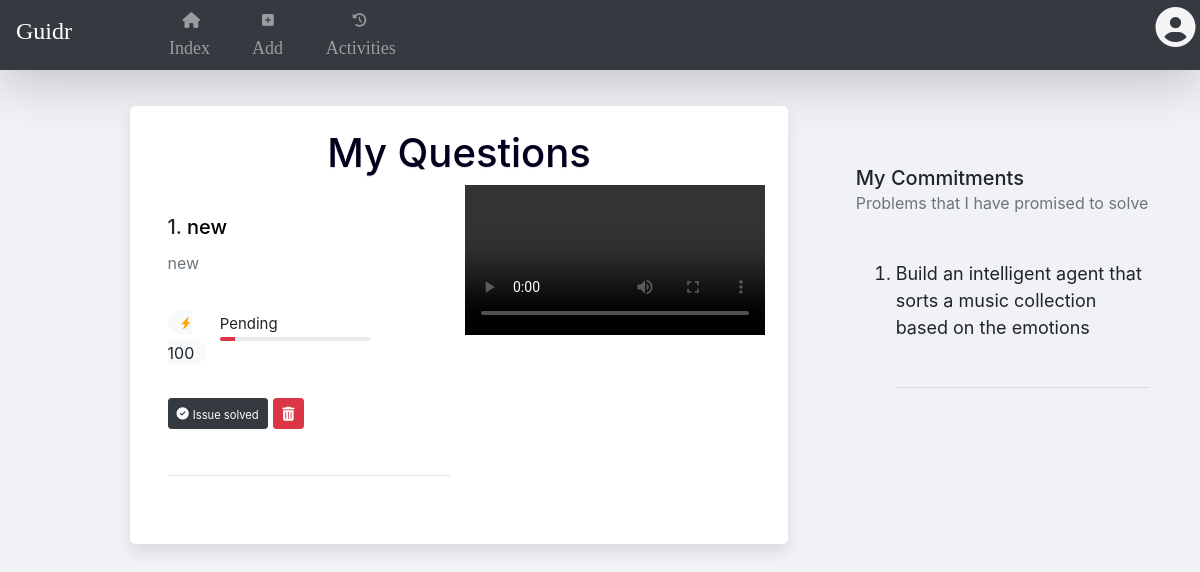
Before: /history (signed in) with the older database file.
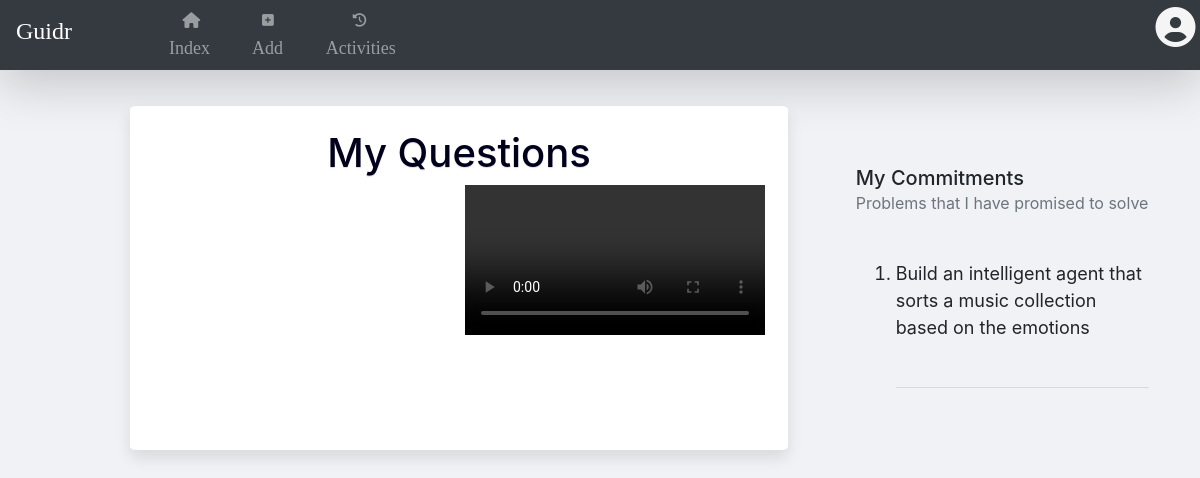
After: the same page with the newer database file.
### app.py (models this page shows)
class Question(db.Model):
    id = db.Column(db.Integer, primary_key=True)
    question = db.Column(db.String(50))
    shortdescription = db.Column(db.String(200))
    detaileddescription = db.Column(db.String(200))
    pay = db.Column(db.Integer)
    tags=db.Column(db.String(50))
    status = db.Column(db.Integer, default='Pending')
    askedby_id = db.Column(db.Integer, db.ForeignKey('user.id'))
    askedby_name = db.Column(db.String(200))
    askedby_img = db.Column(db.String(200))

### app.py (the view)
@app.route('/history')
def history():
    user_id = session['user']
    askedByme = Assigned.query.filter_by(createdbyId=user_id).all()
    toBeDoneByMe = Assigned.query.filter_by(assignedto_ID=user_id).all()
    myQuestion = Question.query.filter_by(askedby_id=user_id).all()
    print(myQuestion)
    return render_template('history.html', askedByme=askedByme, toBeDoneByMe=toBeDoneByMe, myQuestion=myQuestion,
                           user_id=user_id)

### templates/history.html (shortened to what this page needs)
{% extends "layout.html"%}
{% block content%}
<div class="container-fluid">
    <div class="row">
        <div class="col-1"></div>
        <div class="col-7"
             style="box-shadow: 0 8px 16px rgba(0, 0, 0, .1); background:#fff; padding:2%; border-radius:1%">
            <div class="row">
                <div class="col-12">
                    <h1 class="text-color text-center">My Questions</h1>
                    <video controls autoplay="autoplay" loop width="300"
                           style="float:right; padding-right:0 !important">
                        <source src="https://global-uploads.webflow.com/5bcb46130508ef456a7b2930/5d06154c6a9360b7a49538b6_drawkit-grape-pack-illustration-8-transcode.mp4">
                    </video>
                    {% for i in myQuestion %}
                    <div class="row">
                        <div class="col-12">
                            <br>
                            <h5>{{ loop.index }}.
                                <a href="{{ url_for('ParticularQuestion', questionid=i.id, user=True) }}"
                                   style="color:black !important"> {{ i.question }} </a>
                            </h5>
                            <small class="text-muted">{{i.shortdescription }}</small> <br><br>
                            <div class="row">
                                <div class="col-2">
                                <span class="badge--sm badge-light badge-pill">
                        <svg width="0.6em" height="0.6em" viewBox="0 0 16 16" class="bi bi-lightning-fill" fill="orange"
                             xmlns="http://www.w3.org/2000/svg">
            <path fill-rule="evenodd"
                  d="M11.251.068a.5.5 0 0 1 .227.58L9.677 6.5H13a.5.5 0 0 1 .364.843l-8 8.5a.5.5 0 0 1-.842-.49L6.323 9.5H3a.5.5 0 0 1-.364-.843l8-8.5a.5.5 0 0 1 .615-.09z"/>
                </svg><small>{{i.pay}}</small></span><br>
                                </div>
                                <div class="col-2">
                                    <span style="font-size:15px">{{i.status}}</span>
                                    {%if i.status=='Pending'%}
                                    <div class="progress progress-xs margin-vertical-1"
                                         style="height:0.4em; width:150px">
                                        <div class="progress-bar bg-danger" style="width: 10%;"></div>
                                    </div>
                                    {% elif i.status=='Assigned' %}
                                    <div class="progress progress-xs margin-vertical-1"
                                         style="height:0.5em; width:150px">
                                        <div class="progress-bar bg-primary" style="width: 50%;"></div>
                                    </div>
                                    {% elif i.status=='Solved' %}
                                    <div class="progress progress-xs margin-vertical-1"
                                         style="height:0.5em; width:150px">
                                        <div class="progress-bar bg-success" style="width: 100%;"></div>
                                    </div>
                                    {% endif %}
                                </div>
                                <div class="col-7">
                                    <button type="submit" class="btn btn-dark btn-sm" value="{{ i.id }}">
                                        <a href="{{ url_for('DoubtSolved', id=i.id) }}" style="color:white !important">
                                            <small>Issue solved </small></a>
                                    </button>
                                    <button type="submit" class="btn btn-danger btn-sm" value="{{ i.id }}">
                                        <a href="{{ url_for('Delete', id=i.id) }}" style="color:white !important"><i
                                                class="fas fa-trash-alt"></i></a>
                                    </button>
                                </div>
                            </div>
                            <br>
                            <hr>
                        </div>
                    </div>
                    <br>
                    {% endfor %}
                </div>
            </div>
        </div>
        <div class="col-4 " style="padding-left:6%; ">
            <br><br>
            <h5>My Commitments
                <p class="text-muted"><small>Problems that I have promised to solve</small></p>
            </h5>
            <div>
                <ol>
                    <br>
                    <li style="font-size:18px">Build an intelligent agent that sorts a music collection based on the emotions </li>
                    <br>
                    <hr>
                    <br>
                </ol>
            </div>
        </div>
    </div>
</div>
{% endblock%}

### templates/layout.html (shortened to what this page needs)
<!DOCTYPE html>
<html lang="en">
<head>
    <link rel="stylesheet" href="/static/layout.css">
    <link rel="stylesheet" href="https://stackpath.bootstrapcdn.com/bootstrap/4.3.1/css/bootstrap.min.css"
>
</head>
<body>
<nav class="navbar navbar-expand-md bg-dark navbar-dark shadow-lg " style="font-family:calibri;">
    <a class="navbar-brand" href="#"><strong><h4>Guidr</h4></strong></a>&nbsp; &nbsp; &nbsp; &nbsp;
    <ul class="nav navbar-nav ">
        <li class="nav-item" style="font-size:18px">
            <a class="nav-link" href="/index">&nbsp; &nbsp; &nbsp;
                &nbsp;&nbsp; &nbsp; &nbsp; <i class="fas fa-home fa-sm"></i>&nbsp;<br>&nbsp; &nbsp; &nbsp;&nbsp;&nbsp;
                &nbsp; Index</a>
        </li>
        <li class="nav-item" style="font-size:18px">
            <a class="nav-link" href="/add">&nbsp; &nbsp; &nbsp; &nbsp; <i class="fas fa-plus-square fa-xs"></i>
                &nbsp;&nbsp; &nbsp; &nbsp;&nbsp;<br>&nbsp;&nbsp;&nbsp; &nbsp; Add</a>
        </li>
        <li class="nav-item" style="font-size:18px">
            <a class="nav-link" href="/history"> &nbsp; &nbsp;&nbsp; &nbsp;<i class="fas fa-history  fa-xs"></i>
                &nbsp; &nbsp;&nbsp;<br>Activities</a>
        </li>
        <div class="dropdown" style="float:right;transform:translateX(900%); z-index:10">
            <button type="button" class="btn  dropdown-toggle" data-toggle="dropdown">
                <i class="fas fa-user-circle" style="font-size: 2.5em;color: #f5f5f5;"></i>
            </button>
        </div>
    </ul>
</nav>
<div class="content">
    {% block content%}
    {% endblock%}
</div>
</body>
</html>

### static/layout.css (style rules this page uses)
body { color: #1864ab; background:#F0F2F5 !important; font-size:20px; }
.text-color { color:#00001c; text-shadow: 0px 1px 1px #dbdbdb; }
.navbar { margin-bottom:1%; height:70px; }
button { background-color:rgb(40,62,74); color:white; border-radius: 18px; }
li { font-size:20px; }
.content { font-size:20px; padding:2%; margin:1%; }
.navbar { background: transparent; }
body { font-family: calibri; width: 100%; }

Changed rows visible on the page:
removed Question: question "new", shortdescription "new", pay "100", status "Pending", {{ i.id }} 13 (drawn)
